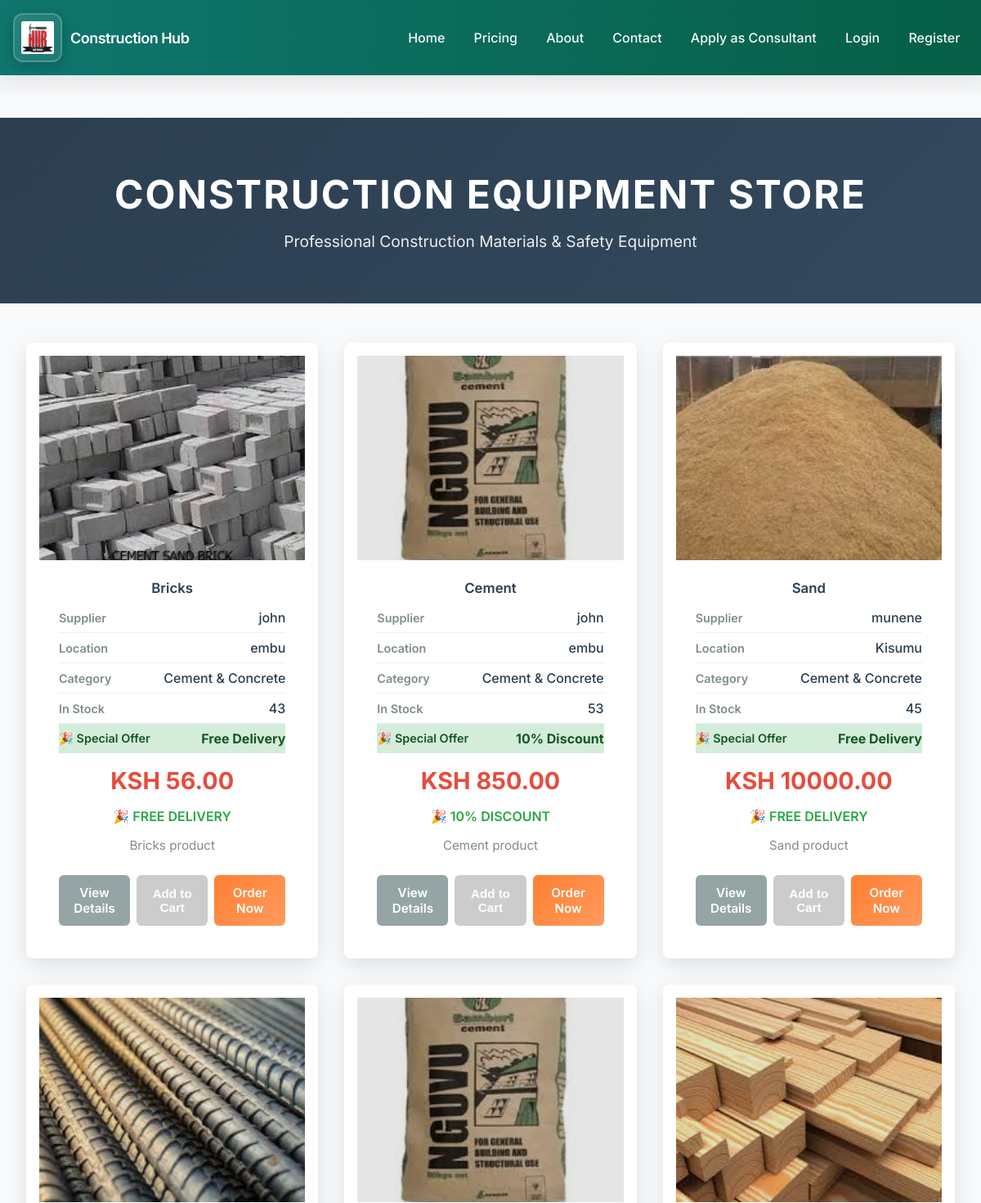
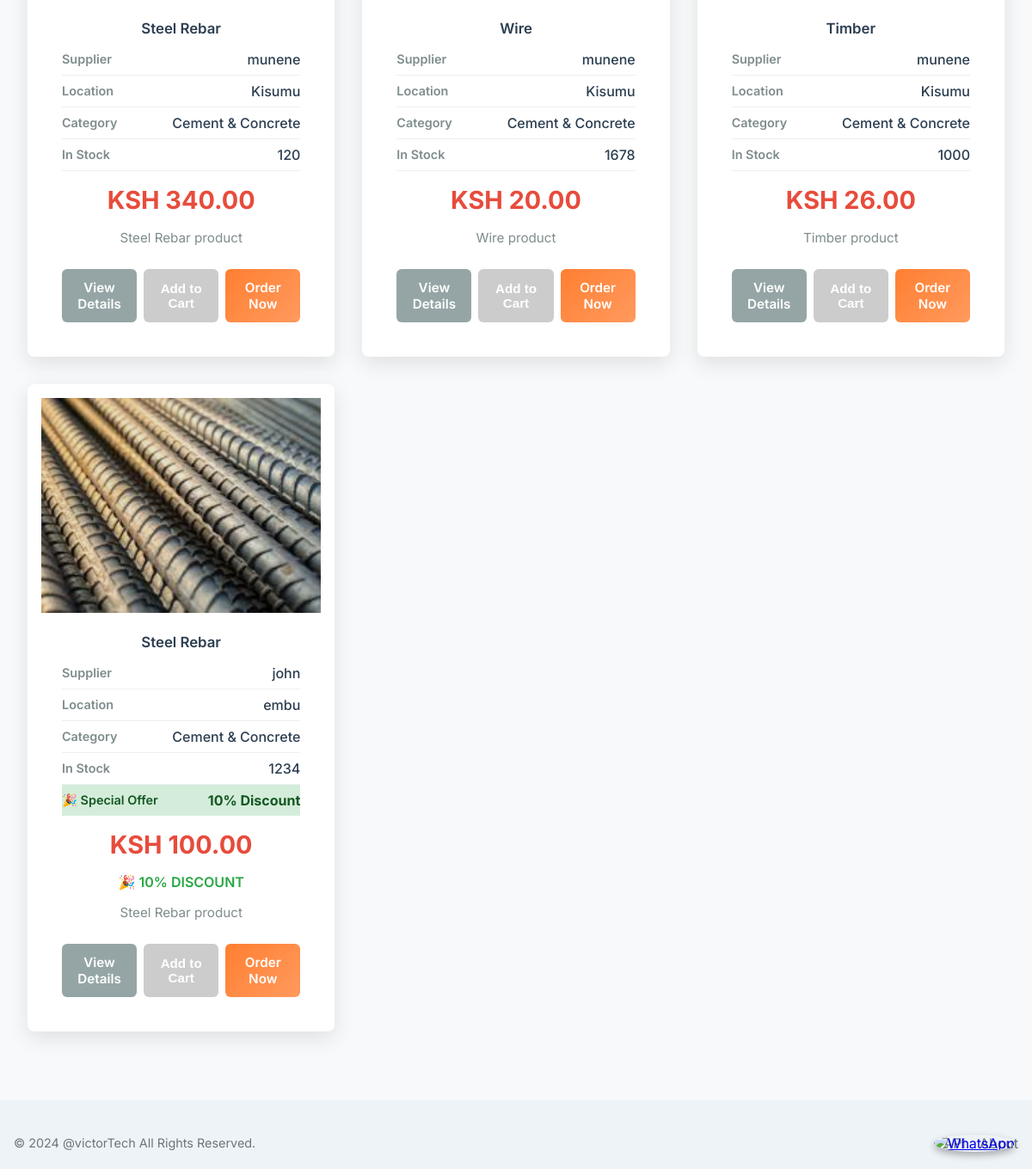
The app's page /suppliers/products/ with its own data (2 pictures, top to bottom).
### apps/products/models.py (models this page shows, shortened)
class Product(models.Model):
    CATEGORY_CHOICES = [
        ('cement', 'Cement & Concrete'),
        ('steel', 'Steel & Metals'),
        ('wood', 'Wood & Timber'),
        ('electrical', 'Electrical'),
        ('plumbing', 'Plumbing'),
        ('tools', 'Tools & Equipment'),
        ('other', 'Other'),
    ]
    name = models.CharField(max_length=255)
    description = models.TextField()
    category = models.CharField(max_length=20, choices=CATEGORY_CHOICES, default='other')
    image_url = models.URLField(blank=True, null=True)
    cost = models.DecimalField(max_digits=10, decimal_places=2)
    quality = models.CharField(max_length=50, choices=[
        ('standard', 'Standard'),
        ('premium', 'Premium'),
        ('high_end', 'High-End'),
    ], default='standard', help_text="Quality level of the product")
    location = models.CharField(max_length=255)
    available_quantity = models.PositiveIntegerField(default=0)
    supplier = models.ForeignKey(Supplier, on_delete=models.CASCADE, related_name='products_from_products_app')
    offer = models.CharField(max_length=50, blank=True, null=True, choices=[
        ('', 'No Offer'),
        ('free_delivery', 'Free Delivery'),
        ('10_percent_discount', '10% Discount'),
    ], help_text="Special offer applied to this product")

### apps/suppliers/models.py (models this page shows, shortened)
class Supplier(models.Model):
    user = models.OneToOneField(settings.AUTH_USER_MODEL, on_delete=models.CASCADE)
    company_name = models.CharField(max_length=255, blank=True)
    location = models.CharField(max_length=255, blank=True)
    contact_number = models.CharField(max_length=15, blank=True)
    consultation_fee = models.DecimalField(max_digits=8, decimal_places=2, default=0.00)

### apps/suppliers/views.py (the view)
# urls.py: path('', views.product_list, name='product_list'),
def product_list(request):
    products = Product.objects.all()
    return render(request, 'products/product_list.html', {'products': products})

### templates/products/product_list.html (shortened to what this page needs)
{% extends "base.html" %}
{% load static %}
{% block content %}
<div class="product-page">
  <div class="page-header">
    <div class="container">
      <h1 class="page-title">Construction Equipment Store</h1>
      <p class="page-subtitle">Professional Construction Materials & Safety Equipment</p>
    </div>
  </div>
  <div class="products-section">
    <div class="products-grid">
      {% for product in products %}
        <div class="product-card">
          <div class="product-image">
            {% if product.image_url %}
              <img src="{{ product.image_url }}" alt="{{ product.name }}" style="width: 100%; height: 100%; object-fit: cover;">
            {% endif %}
          </div>
          <div class="product-info">
            <h3 class="product-title">{{ product.name }}</h3>
            <div class="product-meta">
              <div class="meta-item">
                <span class="meta-label">Supplier</span>
                <span class="meta-value">{{ product.supplier.company_name }}</span>
              </div>
              <div class="meta-item">
                <span class="meta-label">Location</span>
                <span class="meta-value">{{ product.supplier.location|default:"N/A" }}</span>
              </div>
              <div class="meta-item">
                <span class="meta-label">Category</span>
                <span class="meta-value">{{ product.get_category_display|default:"General" }}</span>
              </div>
              <div class="meta-item">
                <span class="meta-label">In Stock</span>
                <span class="meta-value">{{ product.available_quantity }}</span>
              </div>
              {% if product.offer %}
              <div class="meta-item" style="background: #d4edda; border-bottom: none;">
                <span class="meta-label" style="color: #155724;">🎉 Special Offer</span>
                <span class="meta-value" style="color: #155724; font-weight: 700;">
                  {% if product.offer == 'free_delivery' %}Free Delivery
                  {% elif product.offer == '10_percent_discount' %}10% Discount
                  {% else %}{{ product.offer }}{% endif %}
                </span>
              </div>
              {% endif %}
            </div>
            <span class="product-price">KSH {{ product.cost }}</span>
            {% if product.offer %}
            <span style="display: block; text-align: center; color: #28a745; font-weight: 600; margin-top: 0.5rem;">
              🎉
              {% if product.offer == 'free_delivery' %}FREE DELIVERY
              {% elif product.offer == '10_percent_discount' %}10% DISCOUNT
              {% else %}{{ product.offer }}{% endif %}
            </span>
            {% endif %}
            <p class="product-description">{{ product.description|truncatechars:120 }}</p>
            <div class="product-actions">
              <a href="{% url 'products:product_detail' product.id %}" class="btn-secondary">View Details</a>
              {% if user.is_authenticated and user.user_type == 'customer' %}
                <form method="post" action="/products/" style="display: inline;">
                  {% csrf_token %}
                  <input type="hidden" name="product_id" value="{{ product.id }}">
                  <input type="hidden" name="quantity" value="1">
                  <button type="submit" name="add_to_cart" class="btn-primary" style="background: linear-gradient(135deg, #28a745, #20c997); border: none; color: white; padding: 0.75rem 1rem; border-radius: 6px; font-size: 0.95rem; font-weight: 600; cursor: pointer; transition: all 0.3s ease;">Add to Cart</button>
                </form>
                <a href="{% url 'orders:order_create' %}?product={{ product.id }}" class="btn-primary">Order Now</a>
              {% else %}
                <button disabled class="btn-primary" style="background: #ccc; cursor: not-allowed;" title="Login as customer to add to cart">Add to Cart</button>
                <a href="{% url 'accounts:login' %}?next={% url 'products:product_list' %}" class="btn-primary">Order Now</a>
              {% endif %}
            </div>
          </div>
        </div>
      {% endfor %}
    </div>
  </div>
</div>
{% endblock %}

### static/css/styles.css (style rules this page uses)
:root { --bg:#f4f6f8; --accent:#0d6efd; --muted:#6c757d; --card:#ffffff; --success:#2e7d32; }
* { box-sizing:border-box }
body { font-family: 'Inter', Roboto, 'Helvetica Neue', Arial, sans-serif; margin: 0; padding: 0; background: linear-gradient(180deg,var(--bg),#eef3f7); color: #0f1724; }
.container { max-width:1200px; margin:0 auto; padding:0 1rem; }
.product-card { background: var(--card); padding: 1rem; border-radius: 12px; box-shadow: 0 10px 30px rgba(15,23,42,0.06); transition: transform .18s ease, box-shadow .18s ease; overflow:hidden }
.product-card h3 { margin: 0 0 0.5rem 0; font-size:1.05rem }

### templates/products/product_list.html (style rules this page uses)
.product-page { background: #f8f9fa; min-height: 100vh; padding: 2rem 0; }
.page-header { background: linear-gradient(135deg, #2c3e50 0%, #34495e 100%); color: white; padding: 4rem 0; text-align: center; margin-bottom: 3rem; }
.page-title { font-size: 3rem; font-weight: 700; margin: 0 0 1rem 0; text-transform: uppercase; letter-spacing: 2px; }
.page-subtitle { font-size: 1.2rem; margin: 0; opacity: 0.9; }
.products-section { max-width: 1400px; margin: 0 auto; padding: 0 2rem; }
.products-grid { display: grid; grid-template-columns: repeat(auto-fit, minmax(320px, 1fr)); gap: 2rem; margin-bottom: 3rem; }
.product-card { background: white; border-radius: 8px; overflow: hidden; box-shadow: 0 8px 25px rgba(0,0,0,0.1); transition: all 0.3s ease; position: relative; }
.product-image { position: relative; height: 250px; background: linear-gradient(135deg, #ff7f31, #ff9a5e); display: flex; align-items: center; justify-content: center; overflow: hidden; }
.product-image::before { content: ''; position: absolute; top: 0; left: 0; right: 0; bottom: 0; background: rgba(0,0,0,0.1); transition: opacity 0.3s ease; }
.product-info { padding: 1.5rem; }
.product-title { font-size: 1.3rem; font-weight: 600; color: #2c3e50; margin: 0 0 0.5rem 0; text-align: center; }
.product-meta { margin-bottom: 1rem; }
.meta-item { display: flex; justify-content: space-between; align-items: center; padding: 0.5rem 0; border-bottom: 1px solid #ecf0f1; }
.meta-label { font-weight: 600; color: #7f8c8d; font-size: 0.9rem; }
.meta-value { color: #2c3e50; font-weight: 500; }
.product-price { font-size: 1.8rem; font-weight: 700; color: #e74c3c; text-align: center; margin: 1rem 0; display: block; }
.product-description { color: #7f8c8d; font-size: 0.95rem; line-height: 1.5; margin-bottom: 1.5rem; text-align: center; }
.product-actions { display: flex; gap: 0.5rem; }
.btn-primary, .btn-secondary { flex: 1; padding: 0.75rem 1rem; border: none; border-radius: 6px; font-size: 0.95rem; font-weight: 600; text-decoration: none; display: inline-block; text-align: center; transition: all 0.3s ease; cursor: pointer; }
.btn-primary { background: linear-gradient(135deg, #ff7f31, #ff9a5e); color: white; }
.btn-secondary { background: #95a5a6; color: white; }

### records on screen
Product: image_url (picture), name "Bricks", supplier.company_name "john", supplier.location "embu", category "Cement & Concrete", available_quantity "43", offer "🎉 Special Offer", cost "56.00", description "Bricks product"
Product: name "Cement", supplier.company_name "john", supplier.location "embu", category "Cement & Concrete", available_quantity "53", shows "🎉 Special Offer", shows "10% Discount", cost "850.00", shows "10% DISCOUNT", description "Cement product"
Product: image_url (picture), name "Sand", supplier.company_name "munene", supplier.location "Kisumu", category "Cement & Concrete", available_quantity "45", offer "🎉 Special Offer", cost "10000.00", description "Sand product"
Product: name "Steel Rebar", supplier.company_name "munene", supplier.location "Kisumu", category "Cement & Concrete", available_quantity "120", cost "340.00", description "Steel Rebar product"
Product: name "Wire", supplier.company_name "munene", supplier.location "Kisumu", category "Cement & Concrete", available_quantity "1678", cost "20.00", description "Wire product"
Product: image_url (picture), name "Timber", supplier.company_name "munene", supplier.location "Kisumu", category "Cement & Concrete", available_quantity "1000", cost "26.00", description "Timber product"
Product: name "Steel Rebar", supplier.company_name "john", supplier.location "embu", category "Cement & Concrete", available_quantity "1234", shows "🎉 Special Offer", shows "10% Discount", cost "100.00", shows "10% DISCOUNT", description "Steel Rebar product"
